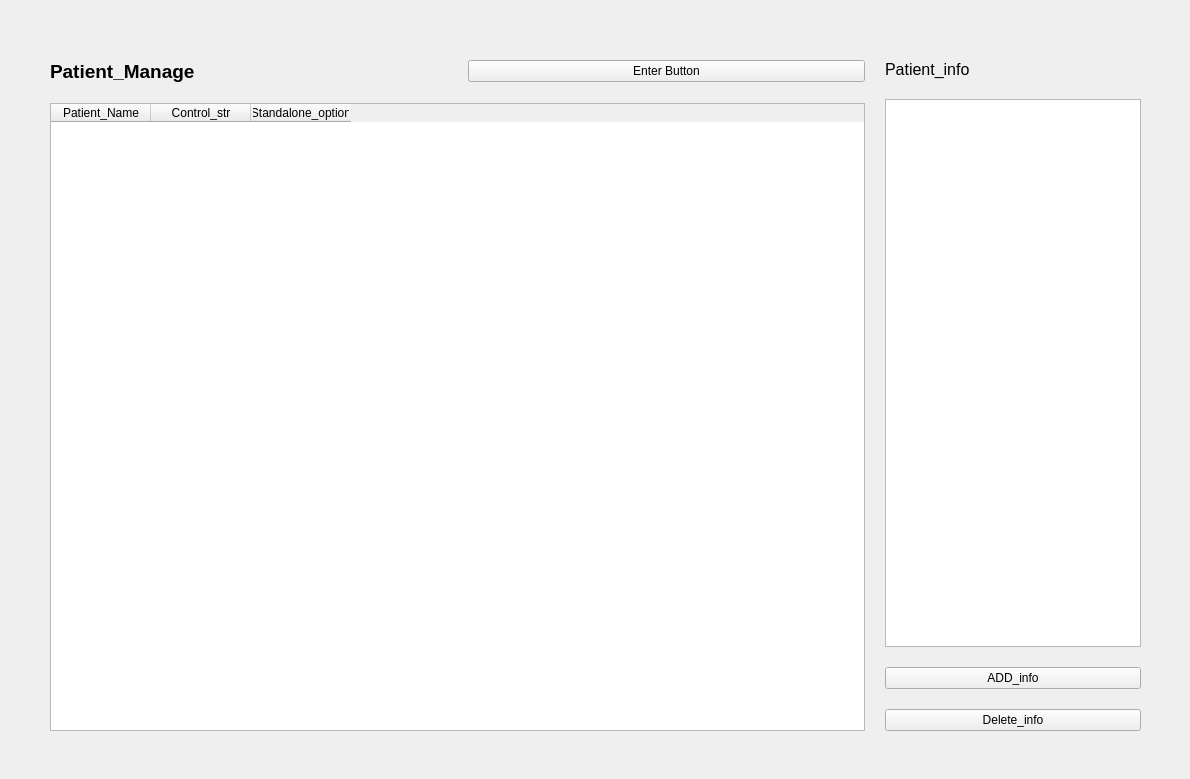
<?xml version="1.0" encoding="UTF-8"?>
<ui version="4.0">
 <class>Form</class>
 <widget class="QWidget" name="Form">
  <property name="geometry">
   <rect>
    <x>0</x>
    <y>0</y>
    <width>1190</width>
    <height>779</height>
   </rect>
  </property>
  <property name="windowTitle">
   <string>Form</string>
  </property>
  <widget class="QWidget" name="">
   <property name="geometry">
    <rect>
     <x>30</x>
     <y>30</y>
     <width>1141</width>
     <height>731</height>
    </rect>
   </property>
   <layout class="QHBoxLayout" name="horizontalLayout_2" stretch="1,0">
    <property name="spacing">
     <number>20</number>
    </property>
    <property name="leftMargin">
     <number>20</number>
    </property>
    <property name="topMargin">
     <number>30</number>
    </property>
    <property name="rightMargin">
     <number>30</number>
    </property>
    <property name="bottomMargin">
     <number>30</number>
    </property>
    <item>
     <layout class="QVBoxLayout" name="verticalLayout_3">
      <item>
       <layout class="QHBoxLayout" name="horizontalLayout">
        <item>
         <widget class="QLabel" name="label_1">
          <property name="text">
           <string>&lt;html&gt;&lt;head/&gt;&lt;body&gt;&lt;p&gt;&lt;span style=&quot; font-size:14pt; font-weight:600;&quot;&gt;Patient_Manage&lt;/span&gt;&lt;/p&gt;&lt;/body&gt;&lt;/html&gt;</string>
          </property>
         </widget>
        </item>
        <item>
         <widget class="QPushButton" name="sure">
          <property name="text">
           <string>Enter Button</string>
          </property>
         </widget>
        </item>
       </layout>
      </item>
      <item>
       <widget class="QTableWidget" name="tableWidget">
        <property name="rowCount">
         <number>0</number>
        </property>
        <property name="columnCount">
         <number>3</number>
        </property>
        <column>
         <property name="text">
          <string>Patient_Name</string>
         </property>
        </column>
        <column>
         <property name="text">
          <string>Control_str</string>
         </property>
        </column>
        <column>
         <property name="text">
          <string>Standalone_option</string>
         </property>
        </column>
       </widget>
      </item>
     </layout>
    </item>
    <item>
     <layout class="QVBoxLayout" name="verticalLayout_4">
      <item>
       <widget class="QLabel" name="label_2">
        <property name="text">
         <string>&lt;html&gt;&lt;head/&gt;&lt;body&gt;&lt;p&gt;&lt;span style=&quot; font-size:12pt;&quot;&gt;Patient_info&lt;/span&gt;&lt;/p&gt;&lt;/body&gt;&lt;/html&gt;</string>
        </property>
       </widget>
      </item>
      <item>
       <layout class="QVBoxLayout" name="verticalLayout_2">
        <item>
         <widget class="QListWidget" name="listWidget">
          <property name="horizontalScrollBarPolicy">
           <enum>Qt::ScrollBarAsNeeded</enum>
          </property>
         </widget>
        </item>
        <item>
         <layout class="QVBoxLayout" name="verticalLayout">
          <item>
           <widget class="QPushButton" name="addRowButton">
            <property name="text">
             <string>ADD_info</string>
            </property>
           </widget>
          </item>
          <item>
           <widget class="QPushButton" name="deleteRowButton">
            <property name="text">
             <string>Delete_info</string>
            </property>
           </widget>
          </item>
         </layout>
        </item>
       </layout>
      </item>
     </layout>
    </item>
   </layout>
  </widget>
 </widget>
 <resources/>
 <connections/>
</ui>
